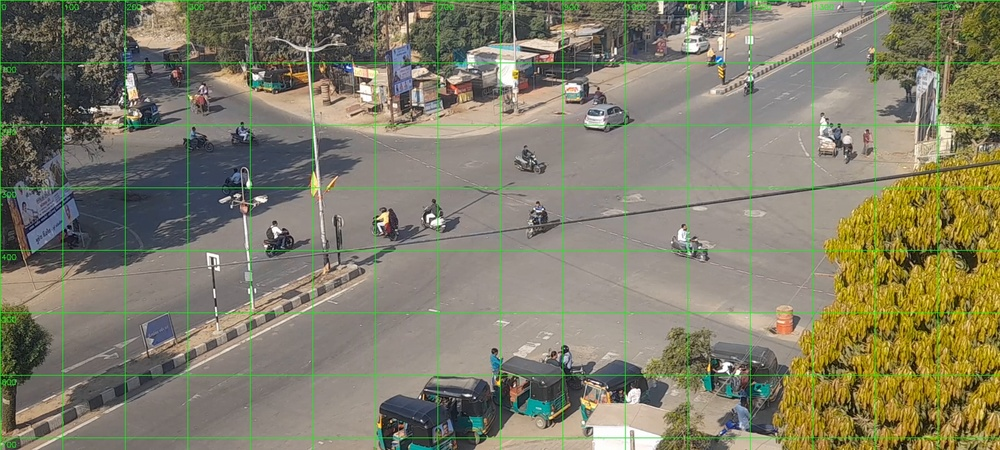
#> input picture frame_1285_grid.jpg, 1000 x 450 px, shrunk from 1600 x 720 before the run
$ python -i test_gate_counter_comparison.py   (imports and definitions only)
#> lines starting #> are read from the running program, lines starting #| are printed output that depends on the picture; after the words box and inside, x2 and y2 are one past the last pixel; in counts of white or black regions, pixels touching at a corner belong together
#> further down, picture is the input picture: shape (450, 1000, 3); mean B, G, R 104.6, 125.8, 128.7
"""
Compare Gate Counter vs VLM Counts
===================================
"""

import cv2
import numpy as np
from pathlib import Path
from gate_counter import TrafficVolumeCounter, VirtualGate

# Configuration
VIDEO_PATH = "/content/nnds/sample_data/traffic_video.mp4"
GATE_CONFIG = "/content/nnds/configs/gate_config.yaml"
OUTPUT_DIR = Path("/content/nnds/outputs/gate_comparison")

def simple_detector(frame):
    """Simple detector using background subtraction"""
    # Convert to grayscale
    gray = cv2.cvtColor(frame, cv2.COLOR_BGR2GRAY)
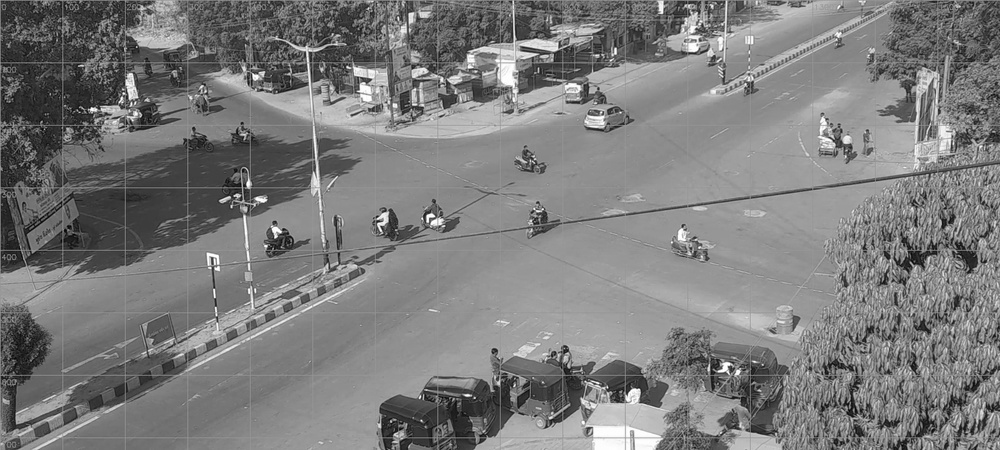
#> gray: shape (450, 1000); min 1, max 255, mean 124.2

    # Simple threshold to detect moving objects
    _, thresh = cv2.threshold(gray, 100, 255, cv2.THRESH_BINARY)
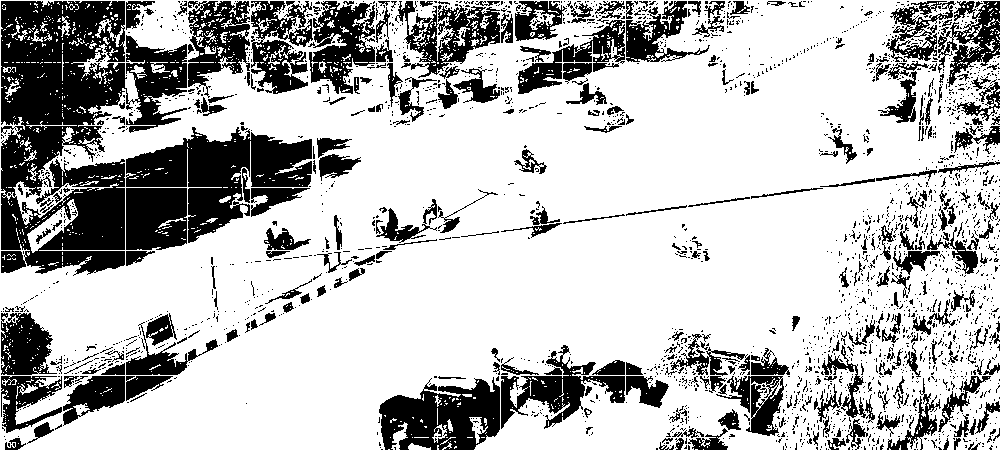
#> thresh: shape (450, 1000); 72.9% white; 2379 black regions (2081 under 20 px)

    # Find contours
    contours, _ = cv2.findContours(thresh, cv2.RETR_EXTERNAL, cv2.CHAIN_APPROX_SIMPLE)
#> contours = 148 contours, 139 with area under 20; largest, box (x1, y1, x2, y2) and area: (0, 0, 1000, 450) 435612, (469, 417, 488, 444) 168, (391, 422, 408, 450) 154, (408, 443, 431, 450) 69, (432, 424, 447, 443) 69

    detections = []
    for i, cnt in enumerate(contours):
        area = cv2.contourArea(cnt)
        if area > 500:  # Filter small noise
            x, y, w, h = cv2.boundingRect(cnt)
            centroid = (x + w/2, y + h/2)
            detections.append({
                "track_id": i,
                "centroid": centroid,
                "cls": "vehicle",
                "conf": 0.8,
                "bbox": (x, y, w, h)
            })
#> this loop made 148 passes
#> (area, x, y, w, h, centroid) on pass 148: (435611.5, 0, 0, 1000, 450, (500, 225))
#> area on passes 11, 38, 40, 42, 48: 69, 69, 154.5, 30, 167.5
#> after the loop, detections = 1 item

    return detections

# [54 lines left out: function main, not called in this run]

# [2 lines not run here, left out]

>>> import cv2
>>> picture = cv2.imread('frame_1285_grid.jpg')
>>> result = simple_detector(picture)
#> result = 1 item

$ run again, on frame_183_grid.jpg
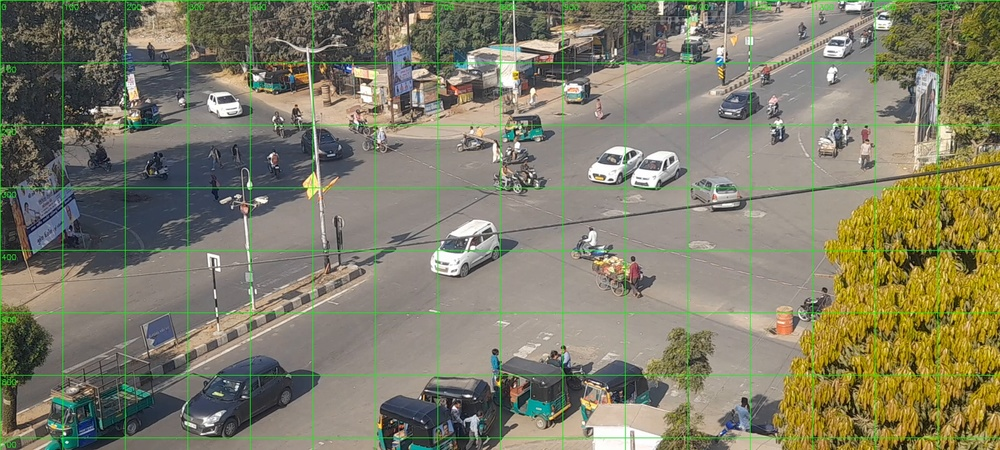
#> input picture frame_183_grid.jpg, 1000 x 450 px, shrunk from 1600 x 720 before the run
#> picture is the input picture: shape (450, 1000, 3); mean B, G, R 104.2, 125.6, 127.7
#> in simple_detector, `gray = cv2.cvtColor(frame, cv2.COLOR_BGR2GRAY)`:
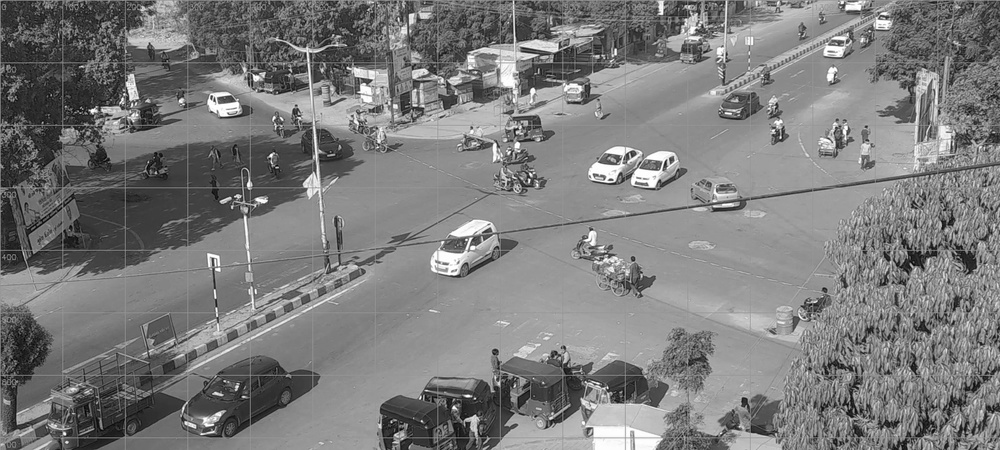
#> gray: shape (450, 1000); min 1, max 255, mean 123.8
#> in simple_detector, `_, thresh = cv2.threshold(gray, 100, 255, cv2.THRESH_BINARY)`:
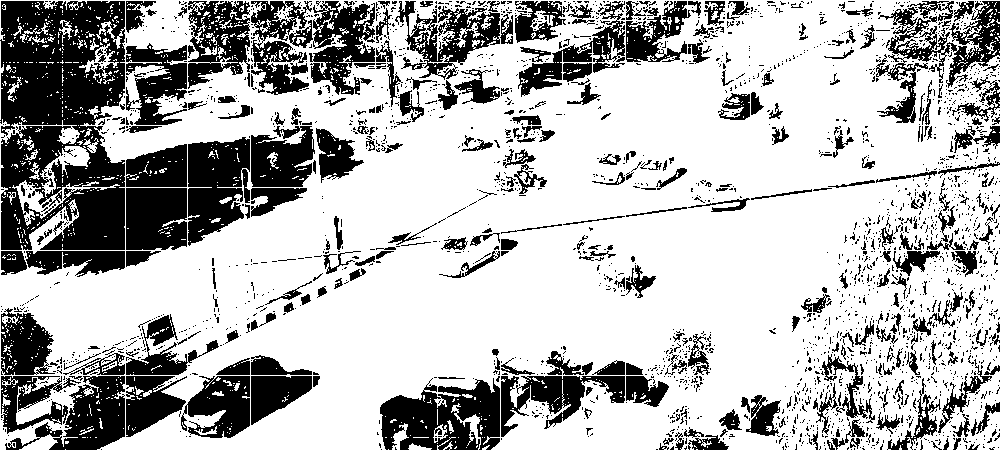
#> thresh: shape (450, 1000); 70.5% white; 2523 black regions (2203 under 20 px)
#> contours = 518 contours, 497 with area under 20; largest, box (x1, y1, x2, y2) and area: (0, 0, 1000, 450) 403238, (12, 180, 120, 226) 968, (40, 146, 90, 197) 701, (79, 43, 119, 80) 314, (451, 403, 481, 450) 215
#> the loop in simple_detector, `for i, cnt in enumerate(contours):` made 518 passes
#> (area, x, y, w, h, centroid) on passes 159, 199, 518: (968, 12, 180, 108, 46, (66, 203)), (701, 40, 146, 50, 51, (65, 171.5)), (403238, 0, 0, 1000, 450, (500, 225))
#> after the loop in simple_detector, `for i, cnt in enumerate(contours):`: detections = 3 items

$ run again, on frame_551_grid.jpg
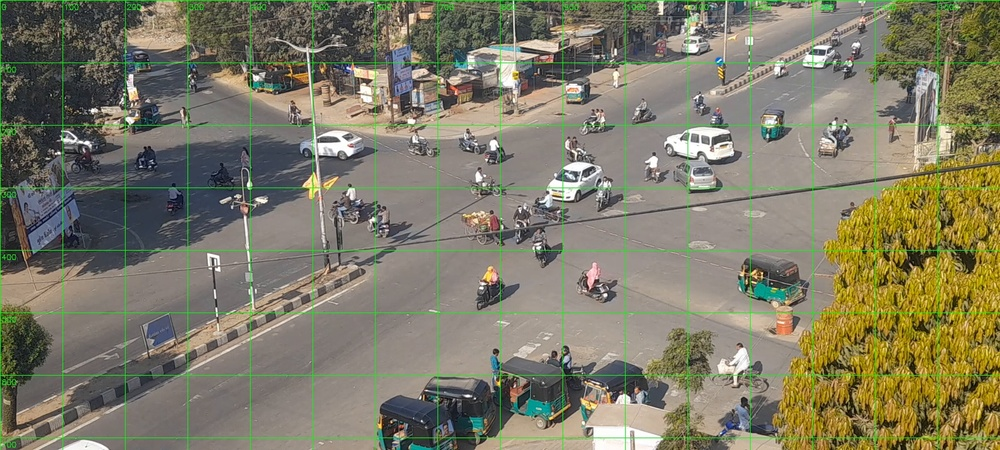
#> input picture frame_551_grid.jpg, 1000 x 450 px, shrunk from 1600 x 720 before the run
#> picture is the input picture: shape (450, 1000, 3); mean B, G, R 102.2, 123.5, 126.1
#> in simple_detector, `gray = cv2.cvtColor(frame, cv2.COLOR_BGR2GRAY)`:
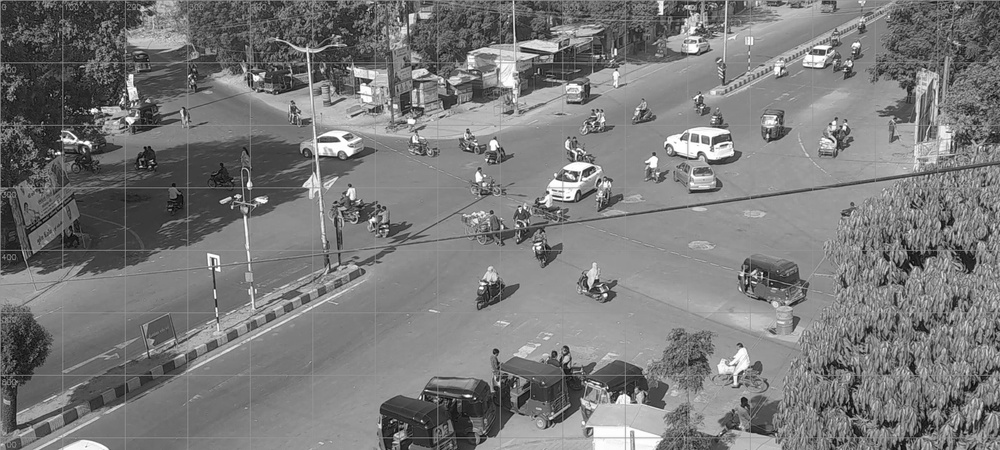
#> gray: shape (450, 1000); min 2, max 255, mean 121.9
#> in simple_detector, `_, thresh = cv2.threshold(gray, 100, 255, cv2.THRESH_BINARY)`:
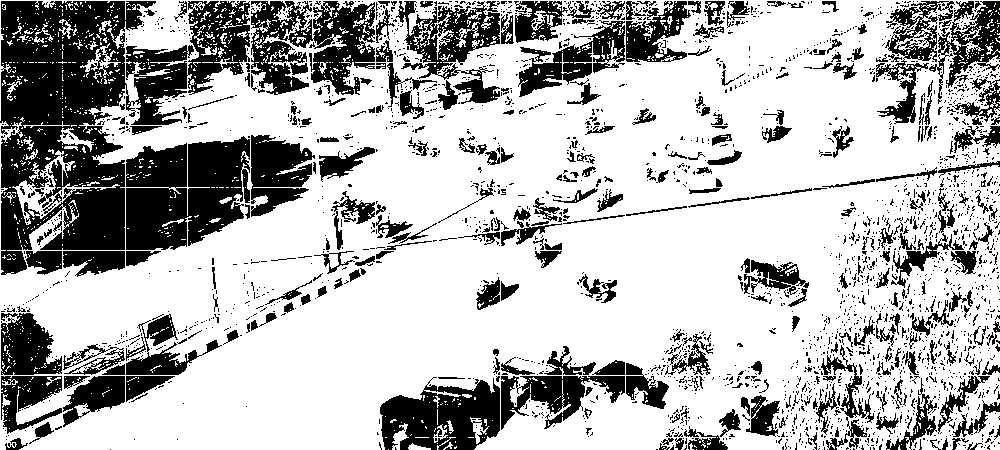
#> thresh: shape (450, 1000); 70.8% white; 2506 black regions (2188 under 20 px)
#> contours = 542 contours, 523 with area under 20; largest, box (x1, y1, x2, y2) and area: (0, 0, 1000, 450) 404478, (12, 150, 120, 225) 1376, (57, 128, 94, 152) 240, (80, 43, 121, 78) 204, (470, 417, 489, 444) 152
#> the loop in simple_detector, `for i, cnt in enumerate(contours):` made 542 passes
#> (area, x, y, w, h, centroid) on passes 173, 542: (1375.5, 12, 150, 108, 75, (66, 187.5)), (404477.5, 0, 0, 1000, 450, (500, 225))
#> after the loop in simple_detector, `for i, cnt in enumerate(contours):`: detections = 2 items
